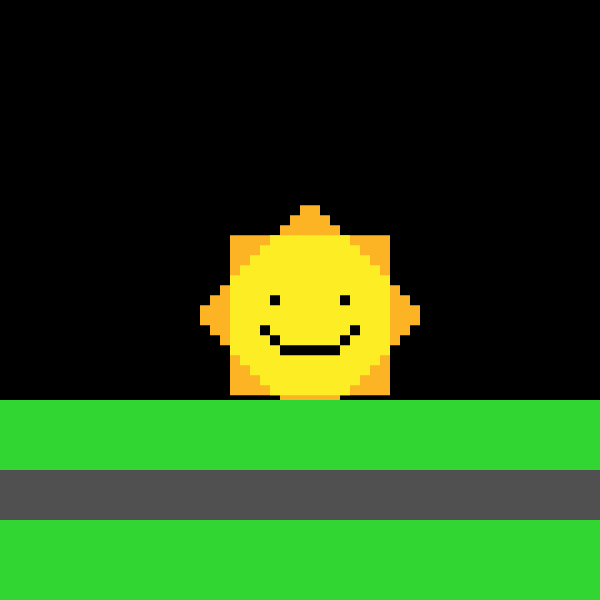
Frame 1 (no input)
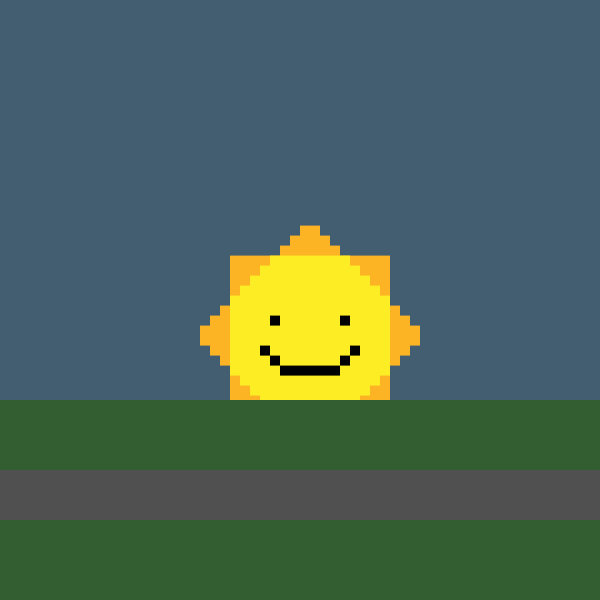
Frame 60 (the mouse pressed at the canvas centre just before this capture)
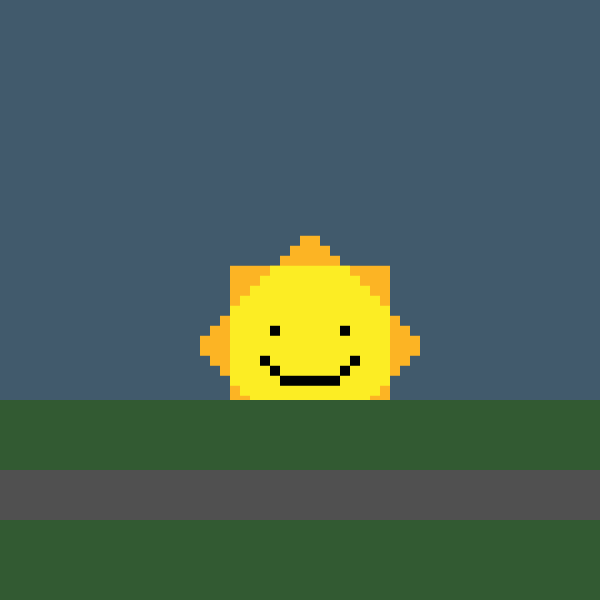
Frame 120 (the mouse held since frame 60 and released just before this capture)

The Processing sketch that drew these frames (run headless with seeded random() and noise(); from frame 60 on, the mouse is pressed at the canvas centre):

// Processing sketch: processing_106136
// ── processing_106136.pde

MisterSun sunset = new MisterSun();
Car drives = new Car();

float yPos;
float r;
float g;
float b;

float mr;
float mg;
float mb;
float m= minute();

float xPos;
float xSpeed;


void setup(){
  size(600,600);
  smooth();
  
  
  
  xSpeed = 15;
  xPos = -55;
  ellipseMode(BOTTOM);
  
  sunset.prime();
  
  //println(m);
  

  
}


void draw(){
  //background(second(),height-yPos+90,yPos);
  //background(154,214,255);  DESIRED COLOR TIL 0,0,0
  background(r,g,b);
  
  //r =map(154,154,0,0,400);
  r=map(yPos,0,height,154,0);
  //g =map(214,214,0,0,400);
  g=map(yPos,0,height,214,0);
  //b =map(255,255,0,0,400);
  b=map(yPos,0,height,255,0);
  
  yPos=map(second(),0,59,0,600);
  //ellipse(width/2,yPos,50,50);
  
  
  sunset.animate(250,yPos);
  
  
  
  
  
  
    
  fill(50,g,50);
    
  rect(0,400,600,200);
  fill(80,80,80);
  rect(0,470,600,50);
    
    
  mr=map(yPos,420,height,0,250);
  
    
  
  fill(255,255,255,mr);
  rect(60,80,40,40);
  rect(70,70,40,10);
  rect(70,120,40,10);
  rect(80,60,40,10);
  rect(80,130,40,10);
  rect(90,50,40,10);
  rect(90,140,40,10);
  rect(110,40,30,10);
  rect(110,150,30,10);
  
  drives.display(xPos,475);
  
  if(m+100<=yPos && m+100>yPos-10){
    xPos += xSpeed;
    
  }else if(m+100>yPos){
  
  xPos = -55;
}
  
    
  
}



class MisterSun { 
  
  float x;
  float y;
  
  
 
  void prime(){
    
    
   
    
    
    
    
  }
  
  void animate(float _x, float _y){
     x = _x;
     y = _y;
     
     smooth();
    noStroke();
   fill(252,180,36);
    rect(x-20,y-80,50,50);
    rect(x-20,y+30,50,50);
    rect(x+90,y-80,50,50);
    rect(x+90,y+30,50,50);
    //top
    rect(x+30,y-90,60,20);
    rect(x+40,y-100,40,30);
    rect(x+50,y-110,20,20);
    //bottom
    rect(x+30,y+60,60,30);
    rect(x+40,y+70,40,30);
    rect(x+50,y+80,20,30);
    //left
    rect(x-30,y-30,10,60);
    rect(x-40,y-20,10,40);
    rect(x-50,y-10,10,20);
     //right
    rect(x+140,y-30,10,60);
    rect(x+150,y-20,10,40);
    rect(x+160,y-10,10,20);
    
    
    //yellow
    fill(252,237,36);
    rect(x,y-60,120,120);
    //rect(100,40,80,80);
    rect(x-10,y-50,140,100);
    rect(x+10,y-70,100,140);
    rect(x-20,y-40,160,80);
    rect(x+20,y-80,80,160);
    
    fill(0);
    //eyes
    rect(x+20,y-20,10,10);
    rect(x+90,y-20,10,10);
    //mouth
    rect(x+100,y+10,10,10);
    rect(x+10,y+10,10,10);
    rect(x+90,y+20,10,10);
    rect(x+20,y+20,10,10);
    rect(x+30,y+30,60,10);
    
    
    
  }
  
  
  
  
  
  
  
  
  
  
  
  
}





class Car { 
  
  float c;
  float d;
  
  void engage(){
    
    
  }
  
  void display(float _c, float _d){
    c = _c;
    d = _d;
    
    fill(255,0,0);
    rect(c,d,30,30);
    rect(c-10,d+10,60,20);
    fill(154,214,255);
    rect(c+18,d+2,10,8);
    fill(0);
    rect(c,d+25,10,10);
    rect(c+30,d+25,10,10);
    fill(229,248,90);
    rect(c+48,d+10,3,6);
    
    
  }
  
  
  
}
